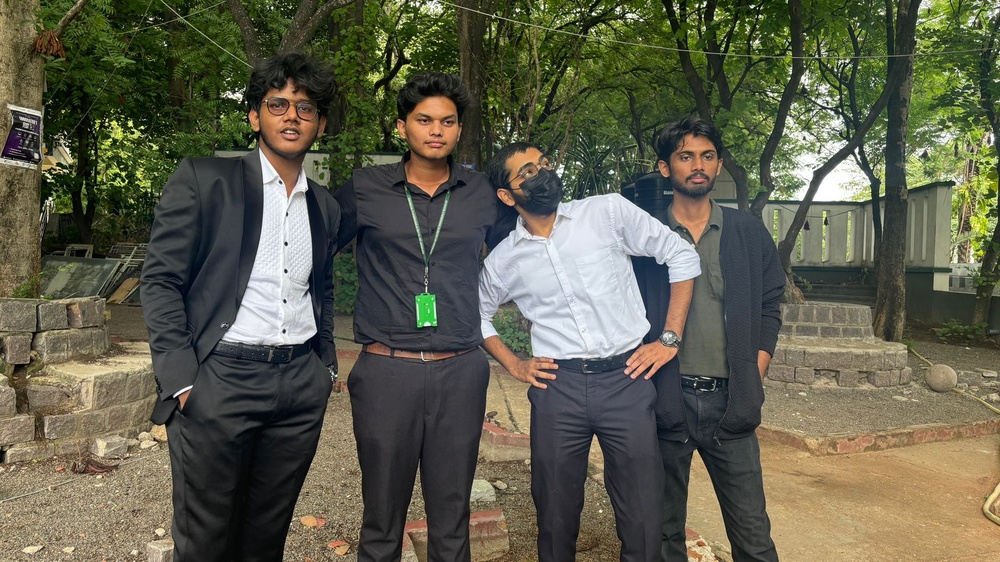
#> input picture backend/data/attendance_images/attendance_AI_20260209_162508_IMG-20250925-WA0008.jpg, 1000 x 562 px, shrunk from 1600 x 900 before the run
$ python -i face_quality.py   (imports and definitions only)   (older library calls are emulated)
#> lines starting #> are read from the running program, lines starting #| are printed output that depends on the picture
#> further down, picture is the input picture: shape (562, 1000, 3); mean B, G, R 75.7, 93.9, 94.6
"""
Face Quality Assessment Module
Evaluates image quality for face recognition using multiple metrics
"""

import cv2
import numpy as np
from typing import Dict
import logging

logger = logging.getLogger(__name__)


class FaceQualityAssessor:
    """Assess face image quality using multiple metrics"""

    def __init__(self):
        # Thresholds
        self.min_blur_score = 100
        self.optimal_brightness = 128
        self.min_face_size = 112
        self.min_contrast = 40

        # Weights for combined score
        self.weights = {
            'blur': 0.35,
            'brightness': 0.25,
            'size': 0.30,
            'contrast': 0.10
        }

    def assess_blur(self, face_image: np.ndarray) -> float:
        """
        Detect image blur using Laplacian variance.

        Formula:
            Blur_Score = Var(∇²I)
            Normalized = min(Blur_Score / 500, 1.0)

        Args:
            face_image: BGR face image

        Returns:
            Normalized blur score (0.0-1.0, higher is sharper)
        """
        try:
            gray = cv2.cvtColor(face_image, cv2.COLOR_BGR2GRAY)
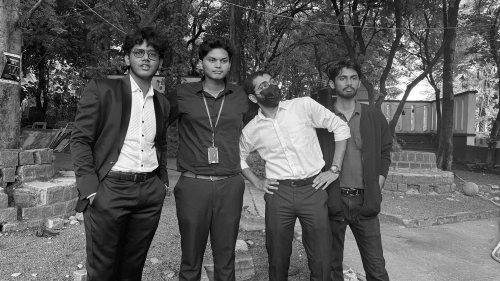
#> gray: shape (562, 1000) (shown at 1/2 size); min 0, max 255, mean 92.1
            laplacian = cv2.Laplacian(gray, cv2.CV_64F)
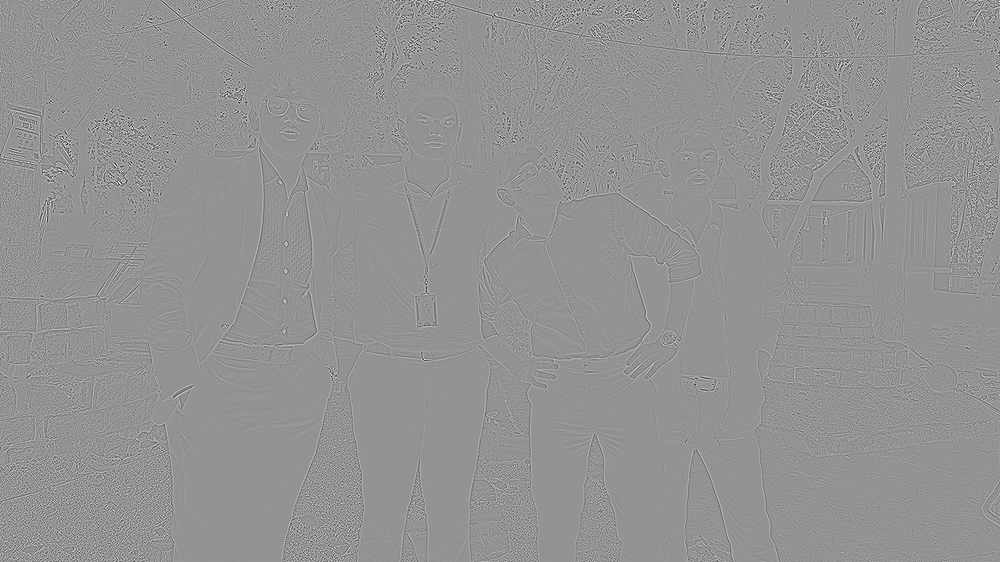
#> laplacian: shape (562, 1000) float64; min -609, max 445, mean 0; drawn with min black and max white
            blur_score = laplacian.var()
#> blur_score = 3021.3

            # Normalize: 500+ is very sharp
            normalized = min(blur_score / 500.0, 1.0)
#> normalized = 1

            logger.debug(f"Blur score: {blur_score:.2f} → normalized: {normalized:.2f}")
            return normalized

        except Exception as e:
            logger.error(f"Error assessing blur: {e}")
            return 0.0

    def assess_brightness(self, face_image: np.ndarray) -> float:
        """
        Evaluate image brightness/exposure.

        Formula:
            Brightness = mean(pixel_values)
            Deviation = |Brightness - 128| / 128
            Score = 1.0 - Deviation

        Args:
            face_image: BGR face image

        Returns:
            Normalized brightness score (0.0-1.0, 1.0 is optimal)
        """
        try:
            gray = cv2.cvtColor(face_image, cv2.COLOR_BGR2GRAY)
            brightness = np.mean(gray)
#> brightness = 92.06

            # Optimal brightness is 128 (middle gray)
            deviation = abs(brightness - self.optimal_brightness) / self.optimal_brightness
#> deviation = 0.281
            score = max(0.0, 1.0 - deviation)
#> score = 0.719

            logger.debug(f"Brightness: {brightness:.2f} → score: {score:.2f}")
            return score

        except Exception as e:
            logger.error(f"Error assessing brightness: {e}")
            return 0.0

    def assess_size(self, face_image: np.ndarray) -> float:
        """
        Check if face is large enough for recognition.

        Formula:
            min_dim = min(height, width)
            Score = min(min_dim / 112, 1.0)

        Args:
            face_image: BGR face image

        Returns:
            Normalized size score (0.0-1.0, 1.0 is optimal)
        """
        try:
            height, width = face_image.shape[:2]
#> height = 562; width = 1000
            min_dimension = min(height, width)
#> min_dimension = 562

            # InsightFace works best with 112x112 or larger
            score = min(min_dimension / self.min_face_size, 1.0)
#> score = 1

            logger.debug(f"Face size: {width}x{height} → score: {score:.2f}")
            return score

        except Exception as e:
            logger.error(f"Error assessing size: {e}")
            return 0.0

    def assess_contrast(self, face_image: np.ndarray) -> float:
        """
        Measure image contrast using standard deviation.

        Formula:
            Contrast = σ(pixel_values)
            Normalized = min(Contrast / 60, 1.0)

        Args:
            face_image: BGR face image

        Returns:
            Normalized contrast score (0.0-1.0, higher is better)
        """
        try:
            gray = cv2.cvtColor(face_image, cv2.COLOR_BGR2GRAY)
            contrast = np.std(gray)
#> contrast = 57.2

            # Normalize: 60+ is good contrast
            normalized = min(contrast / 60.0, 1.0)
#> normalized = 0.953

            logger.debug(f"Contrast: {contrast:.2f} → normalized: {normalized:.2f}")
            return normalized

        except Exception as e:
            logger.error(f"Error assessing contrast: {e}")
            return 0.0

    def assess_quality(self, face_image: np.ndarray) -> Dict[str, float]:
        """
        Comprehensive quality assessment.

        Formula:
            Q_overall = Σ(wᵢ × Qᵢ)
            where wᵢ are weights and Qᵢ are individual scores

        Args:
            face_image: BGR face image

        Returns:
            Dictionary with quality metrics and recommendation
        """
        try:
            # Calculate individual scores
            scores = {
                'blur': self.assess_blur(face_image),
                'brightness': self.assess_brightness(face_image),
                'size': self.assess_size(face_image),
                'contrast': self.assess_contrast(face_image)
            }
#> scores = {'blur': 1, 'brightness': 0.719, 'size': 1, 'contrast': 0.953}

            # Weighted average
            overall = sum(scores[k] * self.weights[k] for k in scores)
#> overall = 0.925

            # Recommendation
            if overall >= 0.7:
                recommendation = 'accept'
            elif overall >= 0.5:
                recommendation = 'warning'
            else:
                recommendation = 'reject'

            result = {
                'overall': overall,
                **scores,
                'recommendation': recommendation
            }
#> result = {'overall': 0.925, 'blur': 1, 'brightness': 0.719, 'size': 1, 'contrast': 0.953, 'recommendation': 'accept'}

            logger.info(f"Quality assessment: {overall:.2f} ({recommendation})")
            return result

        except Exception as e:
            logger.error(f"Error in quality assessment: {e}")
            return {
                'overall': 0.0,
                'blur': 0.0,
                'brightness': 0.0,
                'size': 0.0,
                'contrast': 0.0,
                'recommendation': 'reject'
            }

>>> import cv2
>>> picture = cv2.imread('../../data/attendance_images/attendance_AI_20260209_162508_IMG-20250925-WA0008.jpg')
>>> result = FaceQualityAssessor().assess_quality(picture)

$ run again, on backend/data/attendance_images/attendance_AI_20260209_163340_IMG-20250925-WA0012.jpg
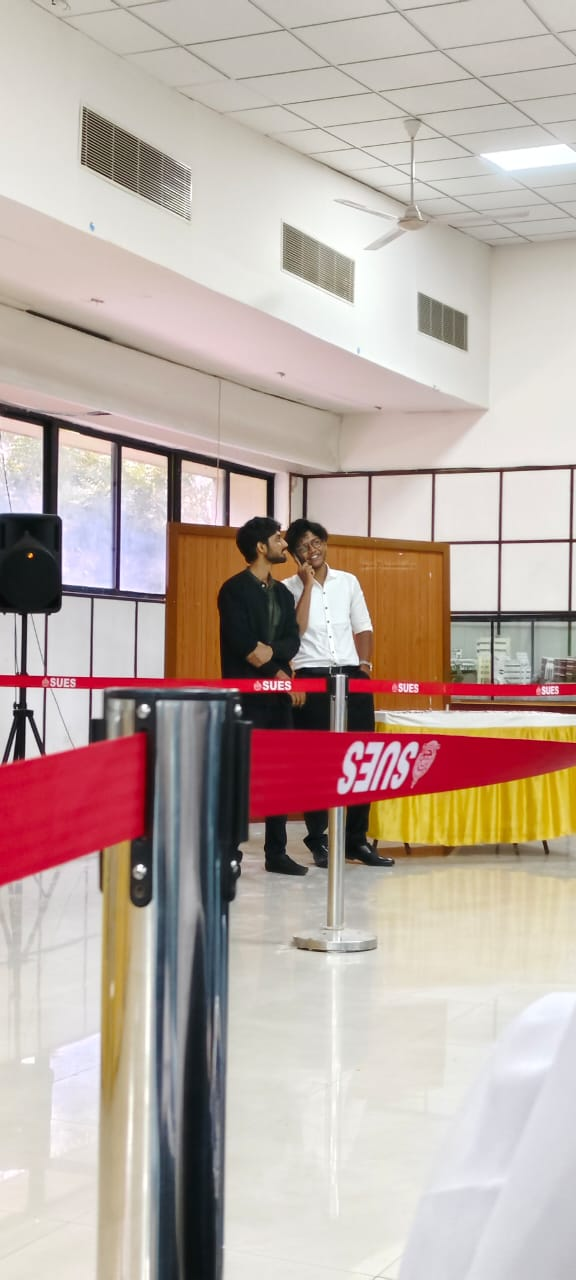
#> input picture backend/data/attendance_images/attendance_AI_20260209_163340_IMG-20250925-WA0012.jpg, 576 x 1280 px
#> picture is the input picture: shape (1280, 576, 3); mean B, G, R 164.4, 171.8, 188.1
#> in assess_blur, `gray = cv2.cvtColor(face_image, cv2.COLOR_BGR2GRAY)`:
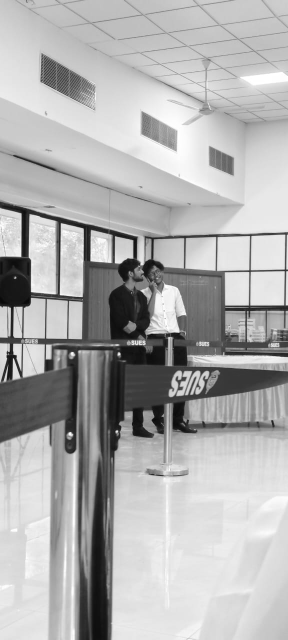
#> gray: shape (1280, 576) (shown at 1/2 size); min 4, max 255, mean 175.9
#> in assess_blur, `laplacian = cv2.Laplacian(gray, cv2.CV_64F)`:
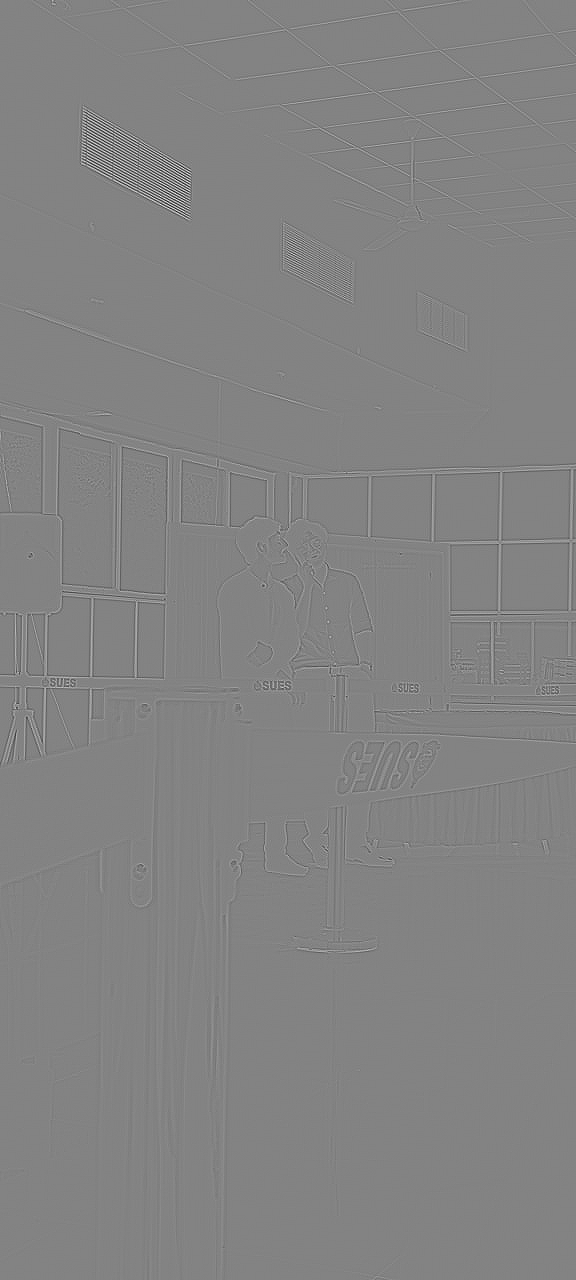
#> laplacian: shape (1280, 576) float64; min -463, max 438, mean 0; drawn with min black and max white
#> blur_score = 627.8
#> in assess_blur, `normalized = min(blur_score / 500.0, 1.0)`: normalized = 1
#> brightness = 175.9
#> deviation = 0.374
#> in assess_brightness, `score = max(0.0, 1.0 - deviation)`: score = 0.626
#> height = 1280; width = 576
#> in assess_size, `score = min(min_dimension / self.min_face_size, 1.0)`: score = 1
#> contrast = 62.16
#> in assess_contrast, `normalized = min(contrast / 60.0, 1.0)`: normalized = 1
#> scores = {'blur': 1, 'brightness': 0.626, 'size': 1, 'contrast': 1}
#> overall = 0.907
#> in assess_quality, `result = { 'overall': overall, **scores, 'recommendation': recommendat..`: result = {'overall': 0.907, 'blur': 1, 'brightness': 0.626, 'size': 1, 'contrast': 1, 'recommendation': 'accept'}

$ run again, on backend/data/attendance_images/attendance_AI_20260218_105704_IMG-20250925-WA0010.jpg
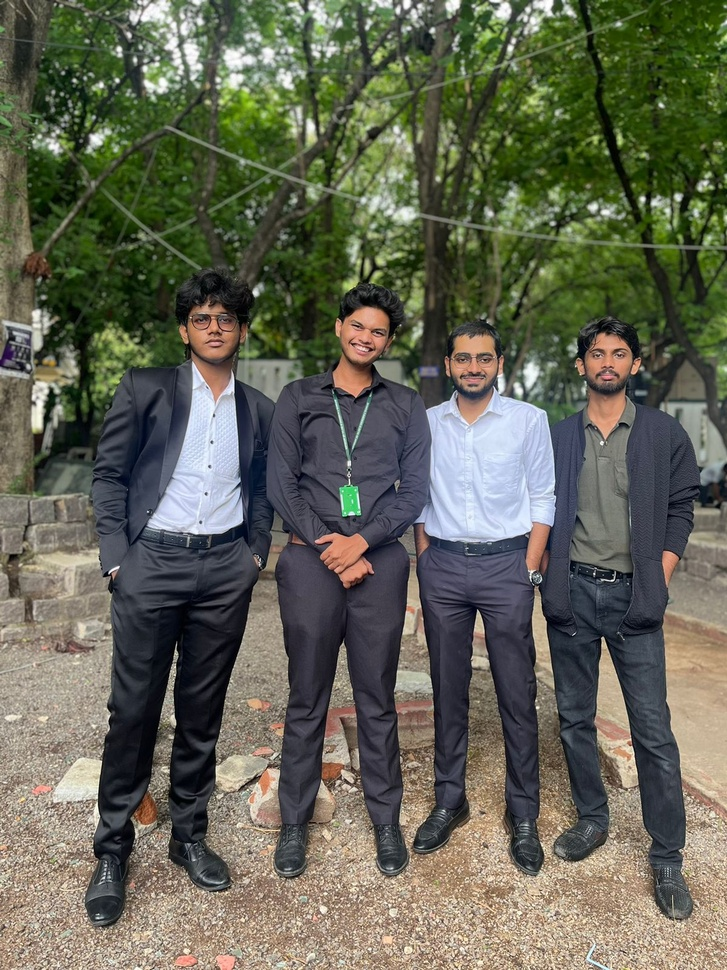
#> input picture backend/data/attendance_images/attendance_AI_20260218_105704_IMG-20250925-WA0010.jpg, 727 x 970 px, shrunk from 1200 x 1600 before the run
#> picture is the input picture: shape (970, 727, 3); mean B, G, R 85.2, 101.2, 99.7
#> in assess_blur, `gray = cv2.cvtColor(face_image, cv2.COLOR_BGR2GRAY)`:
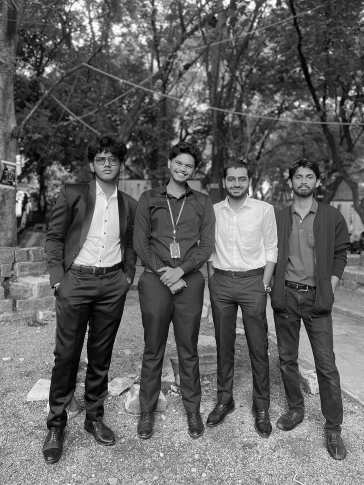
#> gray: shape (970, 727) (shown at 1/2 size); min 0, max 255, mean 98.9
#> in assess_blur, `laplacian = cv2.Laplacian(gray, cv2.CV_64F)`:
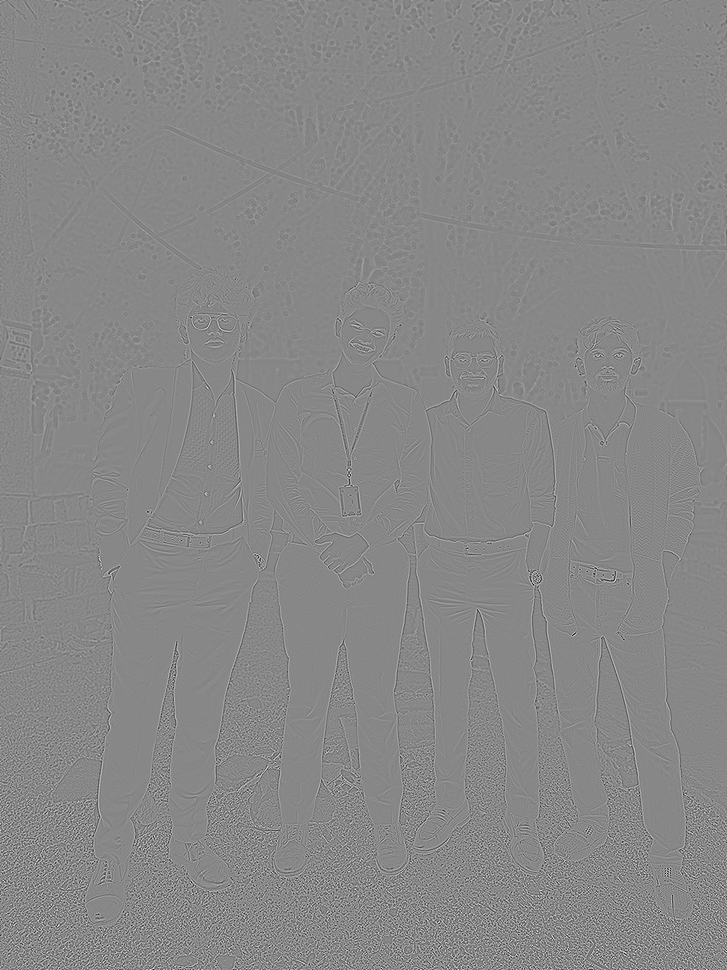
#> laplacian: shape (970, 727) float64; min -513, max 451, mean 0; drawn with min black and max white
#> blur_score = 2259.4
#> in assess_blur, `normalized = min(blur_score / 500.0, 1.0)`: normalized = 1
#> brightness = 98.93
#> deviation = 0.227
#> in assess_brightness, `score = max(0.0, 1.0 - deviation)`: score = 0.773
#> height = 970; width = 727
#> in assess_size, `score = min(min_dimension / self.min_face_size, 1.0)`: score = 1
#> contrast = 56.72
#> in assess_contrast, `normalized = min(contrast / 60.0, 1.0)`: normalized = 0.945
#> scores = {'blur': 1, 'brightness': 0.773, 'size': 1, 'contrast': 0.945}
#> overall = 0.938
#> in assess_quality, `result = { 'overall': overall, **scores, 'recommendation': recommendat..`: result = {'overall': 0.938, 'blur': 1, 'brightness': 0.773, 'size': 1, 'contrast': 0.945, 'recommendation': 'accept'}
